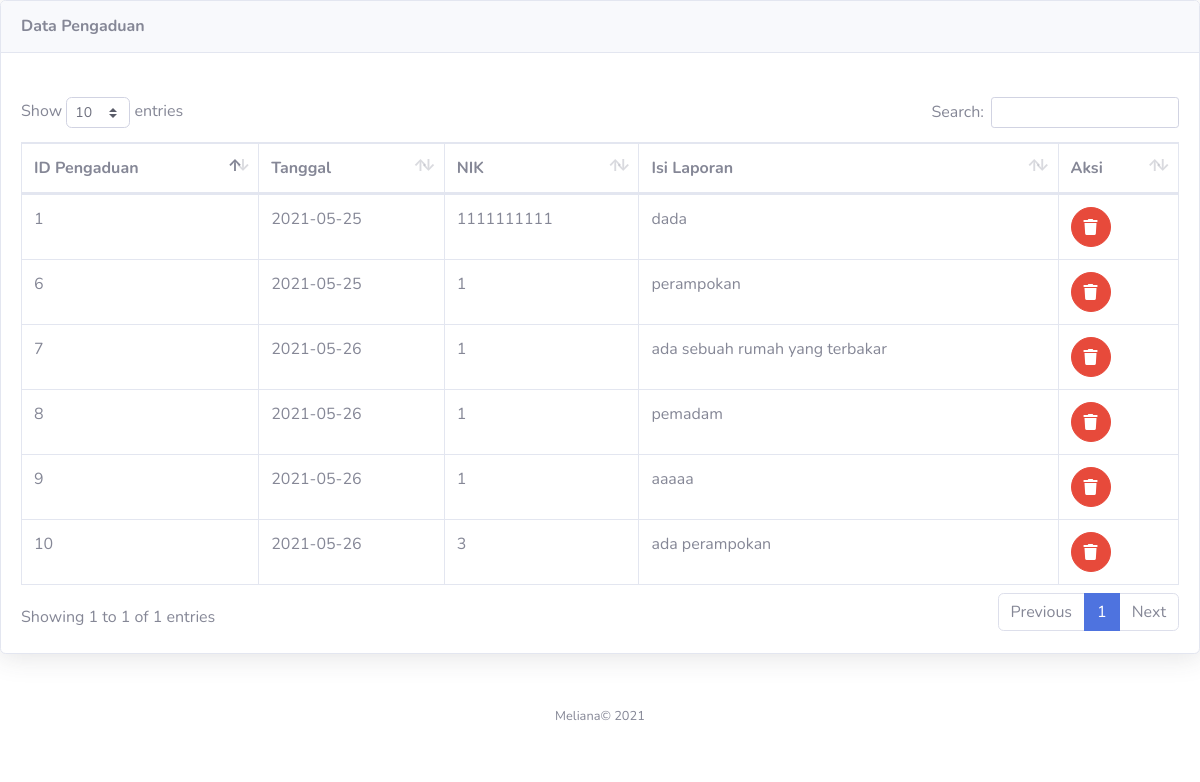
Page /admin/lihat_pengaduan.php on the committed database.
### tables this page shows
CREATE TABLE `pengaduan` (
  `id_pengaduan` int(11) NOT NULL,
  `tgl_pengaduan` date NOT NULL,
  `nik` char(16) NOT NULL,
  `isi_laporan` text NOT NULL,
  `foto` varchar(225) NOT NULL,
  `status` enum('0','proses','selesai') NOT NULL
);

### admin/lihat_pengaduan.php (the view, shortened to what this page needs)
<!DOCTYPE html>
<html lang="en">
<head>
  <link href="../vendor/fontawesome-free/css/all.min.css" rel="stylesheet" type="text/css">
  <link href="../css/sb-admin-2.min.css" rel="stylesheet">
  <link href="../vendor/datatables/dataTables.bootstrap4.min.css" rel="stylesheet">
</head>
<body id="page-top">
          <div class="card shadow mb-4">
            <div class="card-header py-3">
              <h6 class="m-0 font-weight-bold text-secondary">Data Pengaduan</h6>
            </div>
            <div class="card-body">
                    <span class="icon text-white-50">
                      <i class="fas fa-plus"></i>
                    </span>
              <div class="table-responsive">
                <table class="table table-bordered" id="dataTable" width="100%" cellspacing="0">
                  <thead>
                    <tr>
                      <th>ID Pengaduan</th>
                      <th>Tanggal</th>
                      <th>NIK</th>
                      <th>Isi Laporan</th>
                      <th>Aksi</th>
                    </tr>
                  </thead>
                  <?php
                  include '../koneksi.php';
                  $sql= $mysqli -> query("select * from pengaduan");
                  while ($data=mysqli_fetch_array($sql)) {
                  ?>
                  <tbody>
                    <tr>
                      <td><?php echo $data['id_pengaduan']; ?></td>
                       <td><?php echo $data['tgl_pengaduan']; ?></td>
                        <td><?php echo $data['nik']; ?></td>
                         <td><?php echo $data['isi_laporan']; ?></td>
                      <td>
                        <a href="delete_pengaduan.php?id=<?php echo $data['id_pengaduan']; ?>" class="btn btn-danger btn-circle" onclick="return confirm('Yakin akan di hapus')">
                    <i class="fa fa-trash"></i>
                  </a>
                      </td>
                    </tr>
                  </tbody>
                  <?php } ?>
                </table>
              </div>
            </div>
          </div>
      <footer class="sticky-footer bg-white">
        <div class="container my-auto">
          <div class="copyright text-center my-auto">
            <span>Meliana&copy; 2021</span>
          </div>
        </div>
      </footer>
</body>
</html>

### rows in the picture
pengaduan: id_pengaduan "1", tgl_pengaduan "2021-05-25", nik "1111111111", isi_laporan "dada"
pengaduan: id_pengaduan "6", tgl_pengaduan "2021-05-25", nik "1", isi_laporan "perampokan"
pengaduan: id_pengaduan "7", tgl_pengaduan "2021-05-26", nik "1", isi_laporan "ada sebuah rumah yang terbakar"
pengaduan: id_pengaduan "8", tgl_pengaduan "2021-05-26", nik "1", isi_laporan "pemadam"
pengaduan: id_pengaduan "9", tgl_pengaduan "2021-05-26", nik "1", isi_laporan "aaaaa"
pengaduan: id_pengaduan "10", tgl_pengaduan "2021-05-26", nik "3", isi_laporan "ada perampokan"
